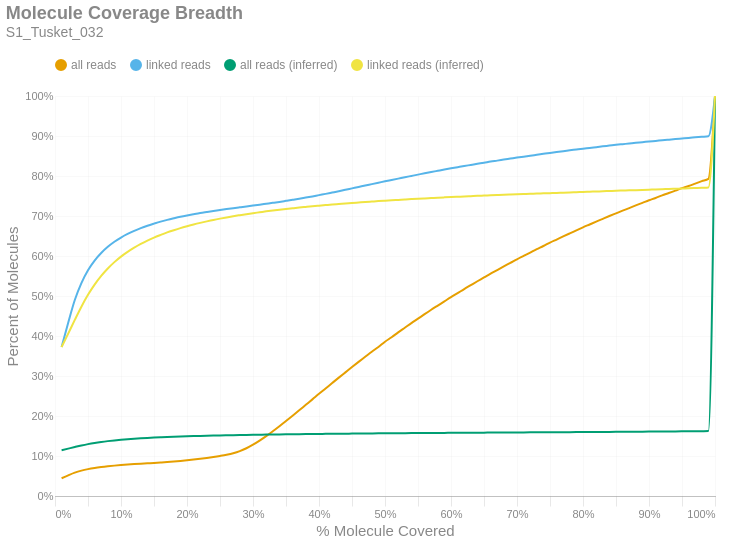

The cell this chart's notebook holds for it:
### Markdown cell above
### Molecule Read Coverage
This chart shows molecule coverage breadth as computed by the number of bases aligned to that molecule. In other words, "*how much of each unique long molecule is actually sequenced/aligned?*" Keep in mind there is a distinction between sequences and alignments, since some sequences belonging to a particular molecule may not align well and wouldn't appear in the alignment data. This chart also shows molecule coverage breadth as computed by the *inferred fragment* from which the aligned sequences originate. Unlike read coverage, this calculation takes into account the total insert size, including unsequenced gaps between the forward and reverse reads. Like the previous figures, these are cumulative percents.

### Code cell
if SKIPLR:
    print_html(f"Skipped")
else:
    binned_df = consolidated_hist(valids['coverage_bp'], mask, 0.01, True)
    binned_df_inf = consolidated_hist(valids['coverage_inserts'], mask, 0.01, True)
    binned_df = binned_df.with_columns(pl.lit(binned_df_inf['all reads (cumsum)']).alias('all reads (inferred)'))
    binned_df = binned_df.with_columns(pl.lit(binned_df_inf['linked reads (cumsum)']).alias('linked reads (inferred)'))
    binned_df = binned_df.with_columns(
        (pl.col('bin').cast(pl.Float64) + 0.01).alias('right_edge')
    )

    with SafeRender(binned_df):
        (
            density_plot(binned_df, 'Molecule Coverage Breadth', samplename, 'molcov', ['all reads (inferred)','linked reads (inferred)'])
            .encode(
                #x=alt.X('bin:Q', title="% Molecule Covered").axis(format = '%').scale(padding=0),
                x=alt.X('right_edge:Q', title="% Molecule Covered").axis(format='%').scale(padding=0),
                y=alt.Y('value:Q', title='Percent of Molecules')
                    .axis(format='%')
                    .stack(False)
                    .scale(domainMin=0, padding=0),
                color=alt.Color("key:N").scale(domain = ["all reads", "linked reads", "all reads (inferred)", "linked reads (inferred)"]),
                tooltip = [
                    alt.Tooltip("key:N", title = "Data Type"),
                    alt.Tooltip("range_label:N", title="% Molecule Covered"),
                    alt.Tooltip("value:Q", format = ".2%", title="% Molecules")
                ]
            )
        ).display()

### Figure 1 — Vega-Lite specification as saved in the notebook (floating-point values rounded to 4 significant figures)
{"width": "container", "height": 400, "config": {"title": {"anchor": "start", "dy": -15, "fontSize": 18, "color": "#888888", "subtitleColor": "#888888", "subtitleFontSize": 14}, "arc": {"fill": "#0072B2"}, "axis": {"domainColor": "#888888", "domainWidth": 0.5, "gridWidth": 0.2, "grid": false, "titleFontWeight": 400, "titleFontSize": 15, "labelFontSize": 11, "labelColor": "#888888", "tickColor": "#888888", "tickWidth": 0.2, "titleColor": "#888888"}, "axisBand": {"grid": false}, "axisX": {"grid": true, "tickSize": 10, "domainCap": "round"}, "axisY": {"domain": false, "grid": true, "tickSize": 0, "domainCap": "round"}, "background": "transparent", "header": {"labelFontSize": 15, "labelColor": "#888888", "titleFontSize": 15, "titleFontWeight": 600, "titleColor": "#888888"}, "legend": {"labelFont": "sans-serif", "labelFontSize": 12, "labelColor": "#888888", "symbolSize": 100, "symbolType": "circle", "titleFontSize": 12, "titlePadding": 10, "titleColor": "#888888", "title": null, "orient": "top"}, "range": {"category": ["#E69F00", "#56B4E9", "#009E73", "#F0E442", "#0072B2", "#D55E00", "#CC79A7", "#000000"], "diverging": ["#cfe8f3", "#a2d4ec", "#73bfe2", "#46abdb", "#1696d2", "#12719e"]}, "area": {"fill": "#0072B2", "fillOpacity": 0.7, "line": true, "strokeOpacity": 0.7}, "line": {"color": "#0072B2", "stroke": "#0072B2", "strokeWidth": 2}, "trail": {"color": "#0072B2", "stroke": "#0072B2", "strokeWidth": 0, "size": 1}, "point": {"filled": true, "fillOpacity": 1.0, "size": 95}, "text": {"color": "#888888", "fontSize": 11, "align": "right", "fontWeight": 400, "size": 11}, "bar": {"fill": "#0072B2", "stroke": null}, "view": {"stroke": null, "continuousWidth": 660, "continuousHeight": 400}}, "data": {"name": "data-0d56a6653c8042a31372e77f77bef9f3"}, "mark": {"type": "line", "interpolate": "monotone", "point": {"opacity": 0, "size": 275}}, "encoding": {"color": {"field": "key", "scale": {"domain": ["all reads", "linked reads", "all reads (inferred)", "linked reads (inferred)"]}, "type": "nominal"}, "tooltip": [{"field": "key", "title": "Data Type", "type": "nominal"}, {"field": "range_label", "title": "% Molecule Covered", "type": "nominal"}, {"field": "value", "format": ".2%", "title": "% Molecules", "type": "quantitative"}], "x": {"axis": {"format": "%"}, "field": "right_edge", "scale": {"padding": 0}, "title": "% Molecule Covered", "type": "quantitative"}, "y": {"axis": {"format": "%"}, "field": "value", "scale": {"domainMin": 0, "padding": 0}, "stack": false, "title": "Percent of Molecules", "type": "quantitative"}}, "params": [{"name": "param_c36ac31b6afebe62", "select": {"type": "point", "fields": ["key"]}, "bind": "legend"}], "title": {"text": "Molecule Coverage Breadth", "subtitle": "S1_Tusket_032"}, "transform": [{"fold": ["all reads (cumsum)", "linked reads (cumsum)", "all reads (inferred)", "linked reads (inferred)"]}, {"calculate": "replace(datum.key, ' (cumsum)', '')", "as": "key"}, {"filter": {"param": "param_c36ac31b6afebe62"}}], "usermeta": {"embedOptions": {"downloadFileName": "S1_Tusket_032.molcov"}}, "$schema": "https://vega.github.io/schema/vega-lite/v6.1.0.json", "datasets": {"data-0d56a6653c8042a31372e77f77bef9f3": [{"bin": "0.0", "interval": "0.0-0.01", "all reads": 0.04447, "linked reads": 0.3727, "all reads (cumsum)": 0.04447, "linked reads (cumsum)": 0.3727, "range_label": "0.0-0.01", "all reads (inferred)": 0.1145, "linked reads (inferred)": 0.3723, "right_edge": 0.01}, {"bin": "0.01", "interval": "0.01-0.02", "all reads": 0.007197, "linked reads": 0.06068, "all reads (cumsum)": 0.05167, "linked reads (cumsum)": 0.4333, "range_label": "0.01-0.02", "all reads (inferred)": 0.1185, "linked reads (inferred)": 0.406, "right_edge": 0.02}, {"bin": "0.02", "interval": "0.02-0.03", "all reads": 0.006665, "linked reads": 0.05676, "all reads (cumsum)": 0.05833, "linked reads (cumsum)": 0.4901, "range_label": "0.02-0.03", "all reads (inferred)": 0.1224, "linked reads (inferred)": 0.4402, "right_edge": 0.03}, {"bin": "0.03", "interval": "0.03-0.04", "all reads": 0.005039, "linked reads": 0.04222, "all reads (cumsum)": 0.06337, "linked reads (cumsum)": 0.5323, "range_label": "0.03-0.04", "all reads (inferred)": 0.1263, "linked reads (inferred)": 0.4733, "right_edge": 0.04}, {"bin": "0.04", "interval": "0.04-0.05", "all reads": 0.00381, "linked reads": 0.03204, "all reads (cumsum)": 0.06718, "linked reads (cumsum)": 0.5644, "range_label": "0.04-0.05", "all reads (inferred)": 0.1297, "linked reads (inferred)": 0.5029, "right_edge": 0.05}, {"bin": "0.05", "interval": "0.05-0.06", "all reads": 0.002946, "linked reads": 0.02424, "all reads (cumsum)": 0.07013, "linked reads (cumsum)": 0.5886, "range_label": "0.05-0.06", "all reads (inferred)": 0.1326, "linked reads (inferred)": 0.5284, "right_edge": 0.06}, {"bin": "0.06", "interval": "0.06-0.07", "all reads": 0.002314, "linked reads": 0.01888, "all reads (cumsum)": 0.07244, "linked reads (cumsum)": 0.6075, "range_label": "0.06-0.07", "all reads (inferred)": 0.1351, "linked reads (inferred)": 0.5502, "right_edge": 0.07}, {"bin": "0.07", "interval": "0.07-0.08", "all reads": 0.001907, "linked reads": 0.01547, "all reads (cumsum)": 0.07435, "linked reads (cumsum)": 0.6229, "range_label": "0.07-0.08", "all reads (inferred)": 0.1372, "linked reads (inferred)": 0.5688, "right_edge": 0.08}, {"bin": "0.08", "interval": "0.08-0.09", "all reads": 0.001593, "linked reads": 0.01259, "all reads (cumsum)": 0.07594, "linked reads (cumsum)": 0.6355, "range_label": "0.08-0.09", "all reads (inferred)": 0.139, "linked reads (inferred)": 0.5847, "right_edge": 0.09}, {"bin": "0.09", "interval": "0.09-0.1", "all reads": 0.001401, "linked reads": 0.01056, "all reads (cumsum)": 0.07734, "linked reads (cumsum)": 0.6461, "range_label": "0.09-0.1", "all reads (inferred)": 0.1406, "linked reads (inferred)": 0.5985, "right_edge": 0.1}, {"bin": "0.1", "interval": "0.1-0.11", "all reads": 0.00125, "linked reads": 0.008952, "all reads (cumsum)": 0.07859, "linked reads (cumsum)": 0.6551, "range_label": "0.1-0.11", "all reads (inferred)": 0.1419, "linked reads (inferred)": 0.6102, "right_edge": 0.11}, {"bin": "0.11", "interval": "0.11-0.12", "all reads": 0.00112, "linked reads": 0.007813, "all reads (cumsum)": 0.07971, "linked reads (cumsum)": 0.6629, "range_label": "0.11-0.12", "all reads (inferred)": 0.1431, "linked reads (inferred)": 0.6207, "right_edge": 0.12}, {"bin": "0.12", "interval": "0.12-0.13", "all reads": 0.001035, "linked reads": 0.006787, "all reads (cumsum)": 0.08075, "linked reads (cumsum)": 0.6697, "range_label": "0.12-0.13", "all reads (inferred)": 0.1442, "linked reads (inferred)": 0.6302, "right_edge": 0.13}, {"bin": "0.13", "interval": "0.13-0.14", "all reads": 0.0009818, "linked reads": 0.005975, "all reads (cumsum)": 0.08173, "linked reads (cumsum)": 0.6756, "range_label": "0.13-0.14", "all reads (inferred)": 0.1451, "linked reads (inferred)": 0.6386, "right_edge": 0.14}, {"bin": "0.14", "interval": "0.14-0.15", "all reads": 0.0009536, "linked reads": 0.005307, "all reads (cumsum)": 0.08268, "linked reads (cumsum)": 0.6809, "range_label": "0.14-0.15", "all reads (inferred)": 0.146, "linked reads (inferred)": 0.646, "right_edge": 0.15}, {"bin": "0.15", "interval": "0.15-0.16", "all reads": 0.001069, "linked reads": 0.005009, "all reads (cumsum)": 0.08375, "linked reads (cumsum)": 0.6859, "range_label": "0.15-0.16", "all reads (inferred)": 0.1468, "linked reads (inferred)": 0.6527, "right_edge": 0.16}, {"bin": "0.16", "interval": "0.16-0.17", "all reads": 0.001139, "linked reads": 0.004359, "all reads (cumsum)": 0.08489, "linked reads (cumsum)": 0.6903, "range_label": "0.16-0.17", "all reads (inferred)": 0.1475, "linked reads (inferred)": 0.659, "right_edge": 0.17}, {"bin": "0.17", "interval": "0.17-0.18", "all reads": 0.001333, "linked reads": 0.003967, "all reads (cumsum)": 0.08623, "linked reads (cumsum)": 0.6943, "range_label": "0.17-0.18", "all reads (inferred)": 0.1481, "linked reads (inferred)": 0.6645, "right_edge": 0.18}, {"bin": "0.18", "interval": "0.18-0.19", "all reads": 0.001506, "linked reads": 0.003769, "all reads (cumsum)": 0.08773, "linked reads (cumsum)": 0.698, "range_label": "0.18-0.19", "all reads (inferred)": 0.1487, "linked reads (inferred)": 0.6696, "right_edge": 0.19}, {"bin": "0.19", "interval": "0.19-0.2", "all reads": 0.001646, "linked reads": 0.003337, "all reads (cumsum)": 0.08938, "linked reads (cumsum)": 0.7014, "range_label": "0.19-0.2", "all reads (inferred)": 0.1492, "linked reads (inferred)": 0.6743, "right_edge": 0.2}, {"bin": "0.2", "interval": "0.2-0.21", "all reads": 0.001771, "linked reads": 0.003071, "all reads (cumsum)": 0.09115, "linked reads (cumsum)": 0.7044, "range_label": "0.2-0.21", "all reads (inferred)": 0.1497, "linked reads (inferred)": 0.6787, "right_edge": 0.21}, {"bin": "0.21", "interval": "0.21-0.22", "all reads": 0.001972, "linked reads": 0.002946, "all reads (cumsum)": 0.09312, "linked reads (cumsum)": 0.7074, "range_label": "0.21-0.22", "all reads (inferred)": 0.1502, "linked reads (inferred)": 0.6828, "right_edge": 0.22}, {"bin": "0.22", "interval": "0.22-0.23", "all reads": 0.002119, "linked reads": 0.002585, "all reads (cumsum)": 0.09524, "linked reads (cumsum)": 0.71, "range_label": "0.22-0.23", "all reads (inferred)": 0.1506, "linked reads (inferred)": 0.6866, "right_edge": 0.23}, {"bin": "0.23", "interval": "0.23-0.24", "all reads": 0.002297, "linked reads": 0.002534, "all reads (cumsum)": 0.09754, "linked reads (cumsum)": 0.7125, "range_label": "0.23-0.24", "all reads (inferred)": 0.151, "linked reads (inferred)": 0.6902, "right_edge": 0.24}, {"bin": "0.24", "interval": "0.24-0.25", "all reads": 0.00257, "linked reads": 0.002424, "all reads (cumsum)": 0.1001, "linked reads (cumsum)": 0.7149, "range_label": "0.24-0.25", "all reads (inferred)": 0.1514, "linked reads (inferred)": 0.6935, "right_edge": 0.25}, {"bin": "0.25", "interval": "0.25-0.26", "all reads": 0.002912, "linked reads": 0.002399, "all reads (cumsum)": 0.103, "linked reads (cumsum)": 0.7173, "range_label": "0.25-0.26", "all reads (inferred)": 0.1518, "linked reads (inferred)": 0.6965, "right_edge": 0.26}, {"bin": "0.26", "interval": "0.26-0.27", "all reads": 0.003746, "linked reads": 0.002269, "all reads (cumsum)": 0.1068, "linked reads (cumsum)": 0.7196, "range_label": "0.26-0.27", "all reads (inferred)": 0.1521, "linked reads (inferred)": 0.6994, "right_edge": 0.27}, {"bin": "0.27", "interval": "0.27-0.28", "all reads": 0.005353, "linked reads": 0.002198, "all reads (cumsum)": 0.1121, "linked reads (cumsum)": 0.7218, "range_label": "0.27-0.28", "all reads (inferred)": 0.1524, "linked reads (inferred)": 0.7021, "right_edge": 0.28}, {"bin": "0.28", "interval": "0.28-0.29", "all reads": 0.007256, "linked reads": 0.002176, "all reads (cumsum)": 0.1194, "linked reads (cumsum)": 0.724, "range_label": "0.28-0.29", "all reads (inferred)": 0.1527, "linked reads (inferred)": 0.7046, "right_edge": 0.29}, {"bin": "0.29", "interval": "0.29-0.3", "all reads": 0.008967, "linked reads": 0.002112, "all reads (cumsum)": 0.1283, "linked reads (cumsum)": 0.7261, "range_label": "0.29-0.3", "all reads (inferred)": 0.153, "linked reads (inferred)": 0.7071, "right_edge": 0.3}, {"bin": "0.3", "interval": "0.3-0.31", "all reads": 0.01013, "linked reads": 0.002176, "all reads (cumsum)": 0.1385, "linked reads (cumsum)": 0.7283, "range_label": "0.3-0.31", "all reads (inferred)": 0.1532, "linked reads (inferred)": 0.7093, "right_edge": 0.31}, {"bin": "0.31", "interval": "0.31-0.32", "all reads": 0.01127, "linked reads": 0.002306, "all reads (cumsum)": 0.1497, "linked reads (cumsum)": 0.7306, "range_label": "0.31-0.32", "all reads (inferred)": 0.1535, "linked reads (inferred)": 0.7116, "right_edge": 0.32}, {"bin": "0.32", "interval": "0.32-0.33", "all reads": 0.01217, "linked reads": 0.002303, "all reads (cumsum)": 0.1619, "linked reads (cumsum)": 0.7329, "range_label": "0.32-0.33", "all reads (inferred)": 0.1538, "linked reads (inferred)": 0.7137, "right_edge": 0.33}, {"bin": "0.33", "interval": "0.33-0.34", "all reads": 0.01259, "linked reads": 0.002372, "all reads (cumsum)": 0.1745, "linked reads (cumsum)": 0.7352, "range_label": "0.33-0.34", "all reads (inferred)": 0.154, "linked reads (inferred)": 0.7156, "right_edge": 0.34}, {"bin": "0.34", "interval": "0.34-0.35", "all reads": 0.01299, "linked reads": 0.002605, "all reads (cumsum)": 0.1875, "linked reads (cumsum)": 0.7379, "range_label": "0.34-0.35", "all reads (inferred)": 0.1542, "linked reads (inferred)": 0.7175, "right_edge": 0.35}, {"bin": "0.35", "interval": "0.35-0.36", "all reads": 0.01326, "linked reads": 0.002631, "all reads (cumsum)": 0.2007, "linked reads (cumsum)": 0.7405, "range_label": "0.35-0.36", "all reads (inferred)": 0.1544, "linked reads (inferred)": 0.7193, "right_edge": 0.36}, {"bin": "0.36", "interval": "0.36-0.37", "all reads": 0.01345, "linked reads": 0.002702, "all reads (cumsum)": 0.2142, "linked reads (cumsum)": 0.7432, "range_label": "0.36-0.37", "all reads (inferred)": 0.1546, "linked reads (inferred)": 0.7211, "right_edge": 0.37}, {"bin": "0.37", "interval": "0.37-0.38", "all reads": 0.01373, "linked reads": 0.002883, "all reads (cumsum)": 0.2279, "linked reads (cumsum)": 0.7461, "range_label": "0.37-0.38", "all reads (inferred)": 0.1548, "linked reads (inferred)": 0.7227, "right_edge": 0.38}, {"bin": "0.38", "interval": "0.38-0.39", "all reads": 0.01368, "linked reads": 0.002943, "all reads (cumsum)": 0.2416, "linked reads (cumsum)": 0.749, "range_label": "0.38-0.39", "all reads (inferred)": 0.155, "linked reads (inferred)": 0.7243, "right_edge": 0.39}, {"bin": "0.39", "interval": "0.39-0.4", "all reads": 0.01386, "linked reads": 0.00322, "all reads (cumsum)": 0.2555, "linked reads (cumsum)": 0.7522, "range_label": "0.39-0.4", "all reads (inferred)": 0.1552, "linked reads (inferred)": 0.7257, "right_edge": 0.4}, {"bin": "0.4", "interval": "0.4-0.41", "all reads": 0.01337, "linked reads": 0.003096, "all reads (cumsum)": 0.2688, "linked reads (cumsum)": 0.7553, "range_label": "0.4-0.41", "all reads (inferred)": 0.1554, "linked reads (inferred)": 0.7272, "right_edge": 0.41}, {"bin": "0.41", "interval": "0.41-0.42", "all reads": 0.01357, "linked reads": 0.003319, "all reads (cumsum)": 0.2824, "linked reads (cumsum)": 0.7586, "range_label": "0.41-0.42", "all reads (inferred)": 0.1555, "linked reads (inferred)": 0.7287, "right_edge": 0.42}, {"bin": "0.42", "interval": "0.42-0.43", "all reads": 0.01348, "linked reads": 0.003337, "all reads (cumsum)": 0.2959, "linked reads (cumsum)": 0.762, "range_label": "0.42-0.43", "all reads (inferred)": 0.1557, "linked reads (inferred)": 0.7299, "right_edge": 0.43}, {"bin": "0.43", "interval": "0.43-0.44", "all reads": 0.01324, "linked reads": 0.003489, "all reads (cumsum)": 0.3091, "linked reads (cumsum)": 0.7655, "range_label": "0.43-0.44", "all reads (inferred)": 0.1558, "linked reads (inferred)": 0.7312, "right_edge": 0.44}, {"bin": "0.44", "interval": "0.44-0.45", "all reads": 0.01322, "linked reads": 0.003566, "all reads (cumsum)": 0.3223, "linked reads (cumsum)": 0.769, "range_label": "0.44-0.45", "all reads (inferred)": 0.156, "linked reads (inferred)": 0.7325, "right_edge": 0.45}, {"bin": "0.45", "interval": "0.45-0.46", "all reads": 0.01302, "linked reads": 0.003545, "all reads (cumsum)": 0.3354, "linked reads (cumsum)": 0.7726, "range_label": "0.45-0.46", "all reads (inferred)": 0.1562, "linked reads (inferred)": 0.7337, "right_edge": 0.46}, {"bin": "0.46", "interval": "0.46-0.47", "all reads": 0.01266, "linked reads": 0.003624, "all reads (cumsum)": 0.348, "linked reads (cumsum)": 0.7762, "range_label": "0.46-0.47", "all reads (inferred)": 0.1563, "linked reads (inferred)": 0.7349, "right_edge": 0.47}, {"bin": "0.47", "interval": "0.47-0.48", "all reads": 0.01271, "linked reads": 0.003461, "all reads (cumsum)": 0.3607, "linked reads (cumsum)": 0.7797, "range_label": "0.47-0.48", "all reads (inferred)": 0.1564, "linked reads (inferred)": 0.7361, "right_edge": 0.48}, {"bin": "0.48", "interval": "0.48-0.49", "all reads": 0.01193, "linked reads": 0.003512, "all reads (cumsum)": 0.3727, "linked reads (cumsum)": 0.7832, "range_label": "0.48-0.49", "all reads (inferred)": 0.1566, "linked reads (inferred)": 0.7372, "right_edge": 0.49}, {"bin": "0.49", "interval": "0.49-0.5", "all reads": 0.01311, "linked reads": 0.003615, "all reads (cumsum)": 0.3858, "linked reads (cumsum)": 0.7868, "range_label": "0.49-0.5", "all reads (inferred)": 0.1567, "linked reads (inferred)": 0.7383, "right_edge": 0.5}, {"bin": "0.5", "interval": "0.5-0.51", "all reads": 0.01108, "linked reads": 0.003317, "all reads (cumsum)": 0.3969, "linked reads (cumsum)": 0.7901, "range_label": "0.5-0.51", "all reads (inferred)": 0.1568, "linked reads (inferred)": 0.7393, "right_edge": 0.51}, {"bin": "0.51", "interval": "0.51-0.52", "all reads": 0.01226, "linked reads": 0.00335, "all reads (cumsum)": 0.4091, "linked reads (cumsum)": 0.7935, "range_label": "0.51-0.52", "all reads (inferred)": 0.157, "linked reads (inferred)": 0.7403, "right_edge": 0.52}, {"bin": "0.52", "interval": "0.52-0.53", "all reads": 0.01152, "linked reads": 0.003391, "all reads (cumsum)": 0.4206, "linked reads (cumsum)": 0.7969, "range_label": "0.52-0.53", "all reads (inferred)": 0.1571, "linked reads (inferred)": 0.7412, "right_edge": 0.53}, {"bin": "0.53", "interval": "0.53-0.54", "all reads": 0.01156, "linked reads": 0.003301, "all reads (cumsum)": 0.4322, "linked reads (cumsum)": 0.8002, "range_label": "0.53-0.54", "all reads (inferred)": 0.1572, "linked reads (inferred)": 0.7422, "right_edge": 0.54}, {"bin": "0.54", "interval": "0.54-0.55", "all reads": 0.01117, "linked reads": 0.003304, "all reads (cumsum)": 0.4434, "linked reads (cumsum)": 0.8035, "range_label": "0.54-0.55", "all reads (inferred)": 0.1573, "linked reads (inferred)": 0.7432, "right_edge": 0.55}, {"bin": "0.55", "interval": "0.55-0.56", "all reads": 0.01125, "linked reads": 0.003315, "all reads (cumsum)": 0.4546, "linked reads (cumsum)": 0.8068, "range_label": "0.55-0.56", "all reads (inferred)": 0.1575, "linked reads (inferred)": 0.7441, "right_edge": 0.56}, {"bin": "0.56", "interval": "0.56-0.57", "all reads": 0.01099, "linked reads": 0.0032, "all reads (cumsum)": 0.4656, "linked reads (cumsum)": 0.81, "range_label": "0.56-0.57", "all reads (inferred)": 0.1576, "linked reads (inferred)": 0.7449, "right_edge": 0.57}, {"bin": "0.57", "interval": "0.57-0.58", "all reads": 0.01055, "linked reads": 0.003104, "all reads (cumsum)": 0.4762, "linked reads (cumsum)": 0.8131, "range_label": "0.57-0.58", "all reads (inferred)": 0.1577, "linked reads (inferred)": 0.7458, "right_edge": 0.58}, {"bin": "0.58", "interval": "0.58-0.59", "all reads": 0.01049, "linked reads": 0.003091, "all reads (cumsum)": 0.4866, "linked reads (cumsum)": 0.8162, "range_label": "0.58-0.59", "all reads (inferred)": 0.1578, "linked reads (inferred)": 0.7466, "right_edge": 0.59}, {"bin": "0.59", "interval": "0.59-0.6", "all reads": 0.01057, "linked reads": 0.002973, "all reads (cumsum)": 0.4972, "linked reads (cumsum)": 0.8191, "range_label": "0.59-0.6", "all reads (inferred)": 0.1579, "linked reads (inferred)": 0.7474, "right_edge": 0.6}, {"bin": "0.6", "interval": "0.6-0.61", "all reads": 0.009908, "linked reads": 0.002905, "all reads (cumsum)": 0.5071, "linked reads (cumsum)": 0.822, "range_label": "0.6-0.61", "all reads (inferred)": 0.158, "linked reads (inferred)": 0.7481, "right_edge": 0.61}, {"bin": "0.61", "interval": "0.61-0.62", "all reads": 0.01027, "linked reads": 0.002893, "all reads (cumsum)": 0.5174, "linked reads (cumsum)": 0.8249, "range_label": "0.61-0.62", "all reads (inferred)": 0.1581, "linked reads (inferred)": 0.7488, "right_edge": 0.62}, {"bin": "0.62", "interval": "0.62-0.63", "all reads": 0.009721, "linked reads": 0.002733, "all reads (cumsum)": 0.5271, "linked reads (cumsum)": 0.8277, "range_label": "0.62-0.63", "all reads (inferred)": 0.1582, "linked reads (inferred)": 0.7496, "right_edge": 0.63}, {"bin": "0.63", "interval": "0.63-0.64", "all reads": 0.00974, "linked reads": 0.00278, "all reads (cumsum)": 0.5369, "linked reads (cumsum)": 0.8304, "range_label": "0.63-0.64", "all reads (inferred)": 0.1583, "linked reads (inferred)": 0.7504, "right_edge": 0.64}, {"bin": "0.64", "interval": "0.64-0.65", "all reads": 0.009406, "linked reads": 0.002666, "all reads (cumsum)": 0.5463, "linked reads (cumsum)": 0.8331, "range_label": "0.64-0.65", "all reads (inferred)": 0.1584, "linked reads (inferred)": 0.7511, "right_edge": 0.65}, {"bin": "0.65", "interval": "0.65-0.66", "all reads": 0.009689, "linked reads": 0.002897, "all reads (cumsum)": 0.556, "linked reads (cumsum)": 0.836, "range_label": "0.65-0.66", "all reads (inferred)": 0.1585, "linked reads (inferred)": 0.7517, "right_edge": 0.66}, {"bin": "0.66", "interval": "0.66-0.67", "all reads": 0.008968, "linked reads": 0.002433, "all reads (cumsum)": 0.5649, "linked reads (cumsum)": 0.8384, "range_label": "0.66-0.67", "all reads (inferred)": 0.1586, "linked reads (inferred)": 0.7524, "right_edge": 0.67}, {"bin": "0.67", "interval": "0.67-0.68", "all reads": 0.009045, "linked reads": 0.002532, "all reads (cumsum)": 0.574, "linked reads (cumsum)": 0.841, "range_label": "0.67-0.68", "all reads (inferred)": 0.1587, "linked reads (inferred)": 0.753, "right_edge": 0.68}, {"bin": "0.68", "interval": "0.68-0.69", "all reads": 0.008764, "linked reads": 0.002498, "all reads (cumsum)": 0.5827, "linked reads (cumsum)": 0.8435, "range_label": "0.68-0.69", "all reads (inferred)": 0.1588, "linked reads (inferred)": 0.7536, "right_edge": 0.69}, {"bin": "0.69", "interval": "0.69-0.7", "all reads": 0.00892, "linked reads": 0.002511, "all reads (cumsum)": 0.5917, "linked reads (cumsum)": 0.846, "range_label": "0.69-0.7", "all reads (inferred)": 0.1589, "linked reads (inferred)": 0.7542, "right_edge": 0.7}, {"bin": "0.7", "interval": "0.7-0.71", "all reads": 0.008451, "linked reads": 0.002419, "all reads (cumsum)": 0.6001, "linked reads (cumsum)": 0.8484, "range_label": "0.7-0.71", "all reads (inferred)": 0.159, "linked reads (inferred)": 0.7548, "right_edge": 0.71}, {"bin": "0.71", "interval": "0.71-0.72", "all reads": 0.008409, "linked reads": 0.002353, "all reads (cumsum)": 0.6085, "linked reads (cumsum)": 0.8508, "range_label": "0.71-0.72", "all reads (inferred)": 0.1591, "linked reads (inferred)": 0.7554, "right_edge": 0.72}, {"bin": "0.72", "interval": "0.72-0.73", "all reads": 0.008416, "linked reads": 0.002306, "all reads (cumsum)": 0.6169, "linked reads (cumsum)": 0.8531, "range_label": "0.72-0.73", "all reads (inferred)": 0.1592, "linked reads (inferred)": 0.756, "right_edge": 0.73}, {"bin": "0.73", "interval": "0.73-0.74", "all reads": 0.008053, "linked reads": 0.002321, "all reads (cumsum)": 0.625, "linked reads (cumsum)": 0.8554, "range_label": "0.73-0.74", "all reads (inferred)": 0.1593, "linked reads (inferred)": 0.7566, "right_edge": 0.74}, {"bin": "0.74", "interval": "0.74-0.75", "all reads": 0.008504, "linked reads": 0.002313, "all reads (cumsum)": 0.6335, "linked reads (cumsum)": 0.8577, "range_label": "0.74-0.75", "all reads (inferred)": 0.1594, "linked reads (inferred)": 0.7572, "right_edge": 0.75}, {"bin": "0.75", "interval": "0.75-0.76", "all reads": 0.007682, "linked reads": 0.002249, "all reads (cumsum)": 0.6412, "linked reads (cumsum)": 0.8599, "range_label": "0.75-0.76", "all reads (inferred)": 0.1595, "linked reads (inferred)": 0.7578, "right_edge": 0.76}, {"bin": "0.76", "interval": "0.76-0.77", "all reads": 0.007772, "linked reads": 0.002171, "all reads (cumsum)": 0.6489, "linked reads (cumsum)": 0.8621, "range_label": "0.76-0.77", "all reads (inferred)": 0.1596, "linked reads (inferred)": 0.7583, "right_edge": 0.77}, {"bin": "0.77", "interval": "0.77-0.78", "all reads": 0.007599, "linked reads": 0.002029, "all reads (cumsum)": 0.6565, "linked reads (cumsum)": 0.8641, "range_label": "0.77-0.78", "all reads (inferred)": 0.1596, "linked reads (inferred)": 0.7589, "right_edge": 0.78}, {"bin": "0.78", "interval": "0.78-0.79", "all reads": 0.007517, "linked reads": 0.002123, "all reads (cumsum)": 0.6641, "linked reads (cumsum)": 0.8663, "range_label": "0.78-0.79", "all reads (inferred)": 0.1597, "linked reads (inferred)": 0.7595, "right_edge": 0.79}, {"bin": "0.79", "interval": "0.79-0.8", "all reads": 0.00771, "linked reads": 0.002082, "all reads (cumsum)": 0.6718, "linked reads (cumsum)": 0.8684, "range_label": "0.79-0.8", "all reads (inferred)": 0.1599, "linked reads (inferred)": 0.7601, "right_edge": 0.8}, {"bin": "0.8", "interval": "0.8-0.81", "all reads": 0.00703, "linked reads": 0.001825, "all reads (cumsum)": 0.6788, "linked reads (cumsum)": 0.8702, "range_label": "0.8-0.81", "all reads (inferred)": 0.16, "linked reads (inferred)": 0.7607, "right_edge": 0.81}, {"bin": "0.81", "interval": "0.81-0.82", "all reads": 0.007037, "linked reads": 0.00197, "all reads (cumsum)": 0.6858, "linked reads (cumsum)": 0.8721, "range_label": "0.81-0.82", "all reads (inferred)": 0.1601, "linked reads (inferred)": 0.7613, "right_edge": 0.82}, {"bin": "0.82", "interval": "0.82-0.83", "all reads": 0.007077, "linked reads": 0.001939, "all reads (cumsum)": 0.6929, "linked reads (cumsum)": 0.8741, "range_label": "0.82-0.83", "all reads (inferred)": 0.1602, "linked reads (inferred)": 0.7618, "right_edge": 0.83}, {"bin": "0.83", "interval": "0.83-0.84", "all reads": 0.006981, "linked reads": 0.001878, "all reads (cumsum)": 0.6999, "linked reads (cumsum)": 0.876, "range_label": "0.83-0.84", "all reads (inferred)": 0.1603, "linked reads (inferred)": 0.7625, "right_edge": 0.84}, {"bin": "0.84", "interval": "0.84-0.85", "all reads": 0.006704, "linked reads": 0.001906, "all reads (cumsum)": 0.7066, "linked reads (cumsum)": 0.8779, "range_label": "0.84-0.85", "all reads (inferred)": 0.1604, "linked reads (inferred)": 0.7631, "right_edge": 0.85}, {"bin": "0.85", "interval": "0.85-0.86", "all reads": 0.006682, "linked reads": 0.00171, "all reads (cumsum)": 0.7133, "linked reads (cumsum)": 0.8796, "range_label": "0.85-0.86", "all reads (inferred)": 0.1605, "linked reads (inferred)": 0.7636, "right_edge": 0.86}, {"bin": "0.86", "interval": "0.86-0.87", "all reads": 0.006507, "linked reads": 0.001688, "all reads (cumsum)": 0.7198, "linked reads (cumsum)": 0.8813, "range_label": "0.86-0.87", "all reads (inferred)": 0.1606, "linked reads (inferred)": 0.7642, "right_edge": 0.87}, {"bin": "0.87", "interval": "0.87-0.88", "all reads": 0.006652, "linked reads": 0.001739, "all reads (cumsum)": 0.7264, "linked reads (cumsum)": 0.883, "range_label": "0.87-0.88", "all reads (inferred)": 0.1607, "linked reads (inferred)": 0.7647, "right_edge": 0.88}, {"bin": "0.88", "interval": "0.88-0.89", "all reads": 0.006367, "linked reads": 0.00156, "all reads (cumsum)": 0.7328, "linked reads (cumsum)": 0.8846, "range_label": "0.88-0.89", "all reads (inferred)": 0.1608, "linked reads (inferred)": 0.7652, "right_edge": 0.89}, {"bin": "0.89", "interval": "0.89-0.9", "all reads": 0.00645, "linked reads": 0.001667, "all reads (cumsum)": 0.7393, "linked reads (cumsum)": 0.8862, "range_label": "0.89-0.9", "all reads (inferred)": 0.1609, "linked reads (inferred)": 0.7658, "right_edge": 0.9}, {"bin": "0.9", "interval": "0.9-0.91", "all reads": 0.005862, "linked reads": 0.00151, "all reads (cumsum)": 0.7451, "linked reads (cumsum)": 0.8877, "range_label": "0.9-0.91", "all reads (inferred)": 0.1611, "linked reads (inferred)": 0.7665, "right_edge": 0.91}, {"bin": "0.91", "interval": "0.91-0.92", "all reads": 0.006568, "linked reads": 0.001601, "all reads (cumsum)": 0.7517, "linked reads (cumsum)": 0.8893, "range_label": "0.91-0.92", "all reads (inferred)": 0.1612, "linked reads (inferred)": 0.767, "right_edge": 0.92}, {"bin": "0.92", "interval": "0.92-0.93", "all reads": 0.005667, "linked reads": 0.001515, "all reads (cumsum)": 0.7574, "linked reads (cumsum)": 0.8909, "range_label": "0.92-0.93", "all reads (inferred)": 0.1613, "linked reads (inferred)": 0.7676, "right_edge": 0.93}, {"bin": "0.93", "interval": "0.93-0.94", "all reads": 0.006024, "linked reads": 0.001492, "all reads (cumsum)": 0.7634, "linked reads (cumsum)": 0.8924, "range_label": "0.93-0.94", "all reads (inferred)": 0.1615, "linked reads (inferred)": 0.7681, "right_edge": 0.94}, {"bin": "0.94", "interval": "0.94-0.95", "all reads": 0.006398, "linked reads": 0.001443, "all reads (cumsum)": 0.7698, "linked reads (cumsum)": 0.8938, "range_label": "0.94-0.95", "all reads (inferred)": 0.1616, "linked reads (inferred)": 0.7687, "right_edge": 0.95}, {"bin": "0.95", "interval": "0.95-0.96", "all reads": 0.005203, "linked reads": 0.001448, "all reads (cumsum)": 0.775, "linked reads (cumsum)": 0.8952, "range_label": "0.95-0.96", "all reads (inferred)": 0.1617, "linked reads (inferred)": 0.7692, "right_edge": 0.96}, {"bin": "0.96", "interval": "0.96-0.97", "all reads": 0.006029, "linked reads": 0.001358, "all reads (cumsum)": 0.781, "linked reads (cumsum)": 0.8966, "range_label": "0.96-0.97", "all reads (inferred)": 0.1619, "linked reads (inferred)": 0.7699, "right_edge": 0.97}, {"bin": "0.97", "interval": "0.97-0.98", "all reads": 0.006109, "linked reads": 0.00139, "all reads (cumsum)": 0.7871, "linked reads (cumsum)": 0.898, "range_label": "0.97-0.98", "all reads (inferred)": 0.1621, "linked reads (inferred)": 0.7706, "right_edge": 0.98}, {"bin": "0.98", "interval": "0.98-0.99", "all reads": 0.005809, "linked reads": 0.001418, "all reads (cumsum)": 0.7929, "linked reads (cumsum)": 0.8994, "range_label": "0.98-0.99", "all reads (inferred)": 0.1623, "linked reads (inferred)": 0.7715, "right_edge": 0.99}, {"bin": "0.99", "interval": "0.99-1.0", "all reads": 0.2071, "linked reads": 0.1006, "all reads (cumsum)": 1.0, "linked reads (cumsum)": 1.0, "range_label": "0.99-1.0", "all reads (inferred)": 1.0, "linked reads (inferred)": 1.0, "right_edge": 1.0}]}}
